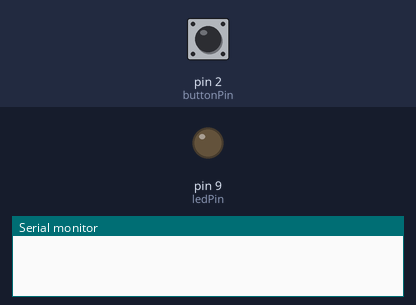
Bench run of a sketch on a simulated Arduino Leonardo, built with avr-gcc and run on an emulated ATmega32U4. On the bench: output pins drawn as LEDs (lit = HIGH), the last lines printed to the serial monitor. Dashed ring = blinking. The inputs (shaded band) are chosen by the test bench; at power-on: pin 2 (buttonPin) HIGH. USB keyboard and mouse output is not drawn.

Above: at 1.2 s.
1.3 s: pin 2 (buttonPin) pulled LOW for 0.15 s
At 1.42 s:
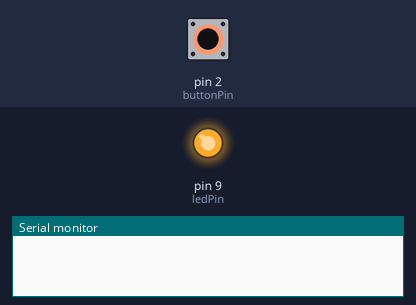
2.9 s: pin 2 (buttonPin) pulled LOW for 1 s
At 4.5 s:
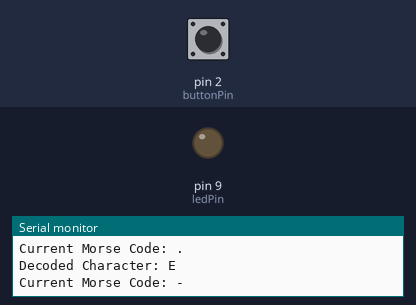
6.2 s: pin 2 (buttonPin) pulled LOW for 3.2 s
At 7.4 s:
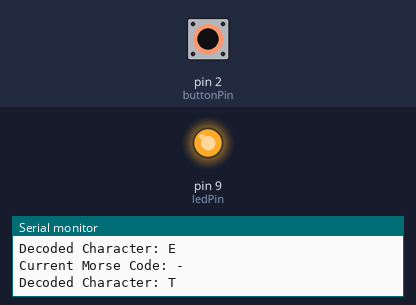
10.9 s: pin 2 (buttonPin) pulsed LOW 2 times (0.12 s each, 0.3 s apart)
At 11.01 s:
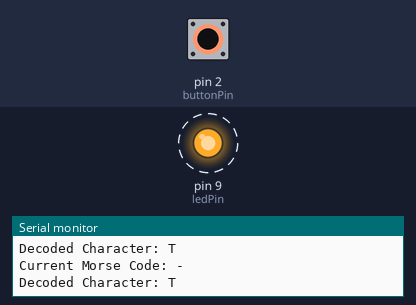
13.6 s: pin 2 (buttonPin) pulsed LOW 5 times (0.12 s each, 0.3 s apart)
At 16.0 s:
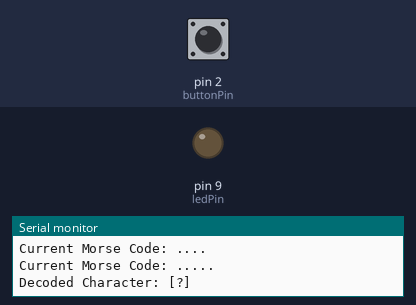
Timing chart, 0 to 17.5 s (numbered marks = the images above; inputs shaded):
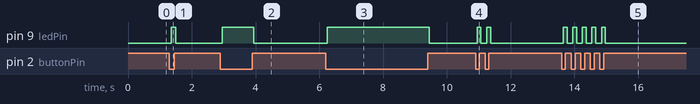

The sketch:

sketch_keyborad.ino
```cpp
const int ledPin = 9;       // 状態表示用のLEDピン
const int buttonPin = 2;    // ボタンが接続されているピン

#include <Keyboard.h>
String morseCode = "";      // モールス信号の記録
unsigned long lastInputTime = 0;  // 最後に入力された時間
unsigned long pressStartTime = 0; // ボタンが押され始めた時間
unsigned long lastDebounceTime = 0; // デバウンス用のタイマー
bool isPressing = false;         // ボタンが押されているかどうかのフラグ
bool lastButtonState = HIGH;     // 前回のボタン状態

const unsigned long debounceDelay = 50;   // デバウンスの遅延（ミリ秒）
const unsigned long dotThreshold = 200;  // ドットとダッシュの判定閾値（ミリ秒）
const unsigned long charPause = 800;     // 文字の区切り時間（ミリ秒）

// モールス信号 → アルファベットの対応表
const String morseAlphabet[] = { ".-", "-...", "-.-.", "-..", ".", "..-.", "--.", "....", "..",
                                 ".---", "-.-", ".-..", "--", "-.", "---", ".--.", "--.-", ".-.",
                                 "...", "-", "..-", "...-", ".--", "-..-", "-.--", "--.." };
const char alphabet[] = "ABCDEFGHIJKLMNOPQRSTUVWXYZ";

// decodeMorse関数のプロトタイプ宣言
char decodeMorse(String code);

void setup() {
  Keyboard.begin();
  pinMode(buttonPin, INPUT_PULLUP); // ボタン入力（プルアップ設定）
  pinMode(ledPin, OUTPUT);          // LED出力
  Serial.begin(9600);               // シリアル通信開始
}

void loop() {
  int reading = digitalRead(buttonPin);
  unsigned long currentTime = millis();

  // デバウンス処理
  if (reading != lastButtonState) {
    lastDebounceTime = currentTime;
  }

  if ((currentTime - lastDebounceTime) > debounceDelay) {
    // ボタンが押された瞬間を検出
    if (reading == LOW && !isPressing) {
      isPressing = true;             // 押下開始を記録
      pressStartTime = currentTime;  // 押された時間を記録
      digitalWrite(ledPin, HIGH);    // LED点灯
    }

    // ボタンが離された瞬間を検出
    if (reading == HIGH && isPressing) {
      isPressing = false;              // 押下状態解除
      unsigned long pressDuration = currentTime - pressStartTime;

      // ドットとダッシュの判定
      if (pressDuration < dotThreshold) {
        morseCode += "."; // ドット
      } else {
        morseCode += "-"; // ダッシュ
      }

      lastInputTime = currentTime; // 最後の入力時間を記録
      digitalWrite(ledPin, LOW);   // LED消灯

      // デバッグ用：モールス信号を表示
      Serial.print("Current Morse Code: ");
      Serial.println(morseCode);
    }
  }

  lastButtonState = reading; // ボタンの状態を更新

  // 文字区切りの判定
  if (morseCode.length() > 0 && (currentTime - lastInputTime) > charPause) {
    char letter = decodeMorse(morseCode);
    Serial.print("Decoded Character: ");
    if (letter != '?') {
      Serial.println(letter);
      Keyboard.print(letter);
    } else {
      Serial.println("[?]");
      Keyboard.print("[?]");
    }
    morseCode = ""; // リセット
  }
}

// モールス信号をアルファベットに変換
char decodeMorse(String code) {
  for (int i = 0; i < 26; i++) {
    if (morseAlphabet[i] == code) {
      return alphabet[i];
    }
  }
  return '?'; // 対応なし
}
```

Measured:
- after the input at 1.3 s, pin 9 (ledPin): LOW → HIGH after 0.05 s, → LOW 0.15 s later
- after the input at 2.9 s, pin 9 (ledPin): LOW → HIGH after 0.05 s, → LOW 1.0 s later
- after the input at 6.2 s, pin 9 (ledPin): LOW → HIGH after 0.05 s, → LOW 3.2 s later
- after the input at 10.9 s, pin 9 (ledPin): alternates HIGH for 0.12 s and LOW for 0.18 s, 4 changes in all, then stays LOW, starting after 0.05 s
- after the input at 13.6 s, pin 9 (ledPin): alternates HIGH for 0.12 s and LOW for 0.18 s, 10 changes in all, then stays LOW, starting after 0.05 s
